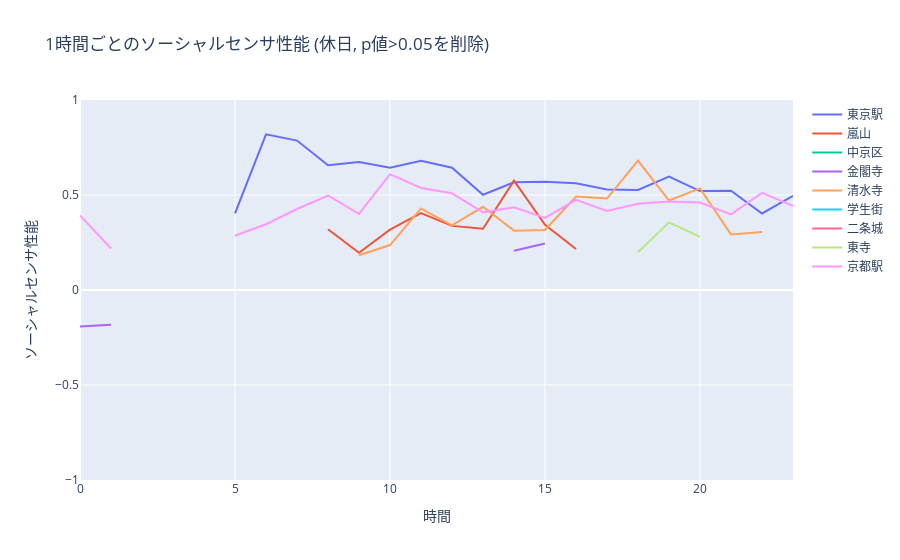

The notebook cell saved with this chart:
### Code cell
data = []
for place_id in range(0, len(list_mobile)):
    mobile = np.load(list_mobile[place_id])
    tweets = np.load(list_twitter[place_id])
    dlete_list = []
    if place_id == 0:
        start_date = datetime(2021,1,1)
    else:
        start_date = datetime(2022,1,1)

    for n_date_from_year in range(0,365):
        Today = start_date + timedelta(days=n_date_from_year)
        work_holi_Flag = isBizDay(Today)
        if (
            n_date_from_year == 0
            or n_date_from_year == 1
            or n_date_from_year == 2
            or n_date_from_year == 362
            or n_date_from_year == 363
            or n_date_from_year == 364
            or work_holi_Flag == "Holiday"
            ):
            continue
        else:
            dlete_list.append(n_date_from_year)
    mobile = np.delete(mobile,dlete_list,axis=0)
    tweets = np.delete(tweets,dlete_list,axis=0)

    for i in range(0,24):
        mobile_1hour = mobile[:, i:i+1]
        mobile_1hour = mobile_1hour.flatten()
        tweets_1hour = tweets[:, i:i+1]
        tweets_1hour = tweets_1hour.flatten()

        correlation, p_value = stats.pearsonr(mobile_1hour, tweets_1hour)
        if p_value>0.05:
            data.append([i,'', p_value, list_key[place_id]])
        else:
            data.append([i, correlation, p_value, list_key[place_id]])


columns=['time','r','p','place']


df= pd.DataFrame(data,columns=columns)



list_place = df['place'].unique()
fig = go.Figure(data=[
    go.Scatter(x = df[df['place']==list_place[0]]['time'], y = df[df['place']==list_place[0]]['r'], name = list_place[0],),
    go.Scatter(x = df[df['place']==list_place[1]]['time'], y = df[df['place']==list_place[1]]['r'], name = list_place[1],),
    go.Scatter(x = df[df['place']==list_place[2]]['time'], y = df[df['place']==list_place[2]]['r'], name = list_place[2],),
    go.Scatter(x = df[df['place']==list_place[3]]['time'], y = df[df['place']==list_place[3]]['r'], name = list_place[3],),
    go.Scatter(x = df[df['place']==list_place[4]]['time'], y = df[df['place']==list_place[4]]['r'], name = list_place[4],),
    go.Scatter(x = df[df['place']==list_place[5]]['time'], y = df[df['place']==list_place[5]]['r'], name = list_place[5],),
    go.Scatter(x = df[df['place']==list_place[6]]['time'], y = df[df['place']==list_place[6]]['r'], name = list_place[6],),
    go.Scatter(x = df[df['place']==list_place[7]]['time'], y = df[df['place']==list_place[7]]['r'], name = list_place[7],),
    go.Scatter(x = df[df['place']==list_place[8]]['time'], y = df[df['place']==list_place[8]]['r'], name = list_place[8],),
    ])
fig.update_layout(title='1時間ごとのソーシャルセンサ性能 (休日, p値>0.05を削除)')
fig.update_layout(yaxis=dict(range=(-1, 1)))
fig.update_layout(xaxis=dict(title='時間'),
                 yaxis=dict(title='ソーシャルセンサ性能'))

### Figure 1 — Plotly figure (JSON) as saved in the notebook; plotly's stock layout.template omitted (floating-point values rounded to 4 significant figures)
{"data": [{"name": "東京駅", "type": "scatter", "x": [0, 1, 2, 3, 4, 5, 6, 7, 8, 9, 10, 11, 12, 13, 14, 15, 16, 17, 18, 19, 20, 21, 22, 23], "y": [0.2066, "", "", -0.1856, "", 0.4037, 0.8192, 0.7865, 0.6571, 0.6736, 0.6434, 0.6799, 0.6439, 0.5013, 0.5672, 0.5702, 0.5617, 0.5285, 0.5267, 0.5969, 0.5205, 0.523, 0.4028, 0.4957]}, {"name": "嵐山", "type": "scatter", "x": [0, 1, 2, 3, 4, 5, 6, 7, 8, 9, 10, 11, 12, 13, 14, 15, 16, 17, 18, 19, 20, 21, 22, 23], "y": ["", "", "", null, "", "", "", "", 0.3196, 0.1957, 0.3175, 0.4046, 0.3375, 0.3221, 0.5757, 0.3433, 0.2157, "", 0.3206, "", "", "", "", ""]}, {"name": "中京区", "type": "scatter", "x": [0, 1, 2, 3, 4, 5, 6, 7, 8, 9, 10, 11, 12, 13, 14, 15, 16, 17, 18, 19, 20, 21, 22, 23], "y": ["", "", "", 0.2095, "", "", "", "", "", "", 0.3234, "", 0.2944, "", "", "", "", "", "", "", "", 0.2762, "", ""]}, {"name": "金閣寺", "type": "scatter", "x": [0, 1, 2, 3, 4, 5, 6, 7, 8, 9, 10, 11, 12, 13, 14, 15, 16, 17, 18, 19, 20, 21, 22, 23], "y": [-0.1916, -0.1825, "", "", "", null, "", "", "", "", "", 0.21, "", "", 0.2068, 0.2451, "", "", "", "", "", "", "", ""]}, {"name": "清水寺", "type": "scatter", "x": [0, 1, 2, 3, 4, 5, 6, 7, 8, 9, 10, 11, 12, 13, 14, 15, 16, 17, 18, 19, 20, 21, 22, 23], "y": ["", "", "", "", "", "", "", 0.2766, "", 0.1827, 0.2365, 0.4294, 0.3397, 0.4379, 0.3125, 0.3157, 0.492, 0.4814, 0.6806, 0.4709, 0.535, 0.2925, 0.3048, ""]}, {"name": "学生街", "type": "scatter", "x": [0, 1, 2, 3, 4, 5, 6, 7, 8, 9, 10, 11, 12, 13, 14, 15, 16, 17, 18, 19, 20, 21, 22, 23], "y": ["", "", -0.1965, "", null, "", "", "", "", "", "", "", "", "", "", "", "", "", "", "", "", "", "", ""]}, {"name": "二条城", "type": "scatter", "x": [0, 1, 2, 3, 4, 5, 6, 7, 8, 9, 10, 11, 12, 13, 14, 15, 16, 17, 18, 19, 20, 21, 22, 23], "y": ["", "", "", "", "", "", "", "", "", 0.1917, "", 0.2159, "", "", "", "", 0.2317, "", "", 0.2102, "", "", "", ""]}, {"name": "東寺", "type": "scatter", "x": [0, 1, 2, 3, 4, 5, 6, 7, 8, 9, 10, 11, 12, 13, 14, 15, 16, 17, 18, 19, 20, 21, 22, 23], "y": ["", "", "", "", "", "", 0.1788, "", "", 0.2259, "", "", 0.1892, "", "", "", "", "", 0.1989, 0.3558, 0.2796, "", "", 0.2626]}, {"name": "京都駅", "type": "scatter", "x": [0, 1, 2, 3, 4, 5, 6, 7, 8, 9, 10, 11, 12, 13, 14, 15, 16, 17, 18, 19, 20, 21, 22, 23], "y": [0.3931, 0.2186, "", 0.2633, "", 0.2856, 0.3462, 0.4264, 0.4973, 0.4001, 0.6098, 0.537, 0.5091, 0.4087, 0.4356, 0.3792, 0.4744, 0.416, 0.4537, 0.4664, 0.46, 0.3982, 0.5114, 0.443]}], "layout": {"title": {"text": "1時間ごとのソーシャルセンサ性能 (休日, p値>0.05を削除)"}, "xaxis": {"title": {"text": "時間"}}, "yaxis": {"range": [-1, 1], "title": {"text": "ソーシャルセンサ性能"}}}}
